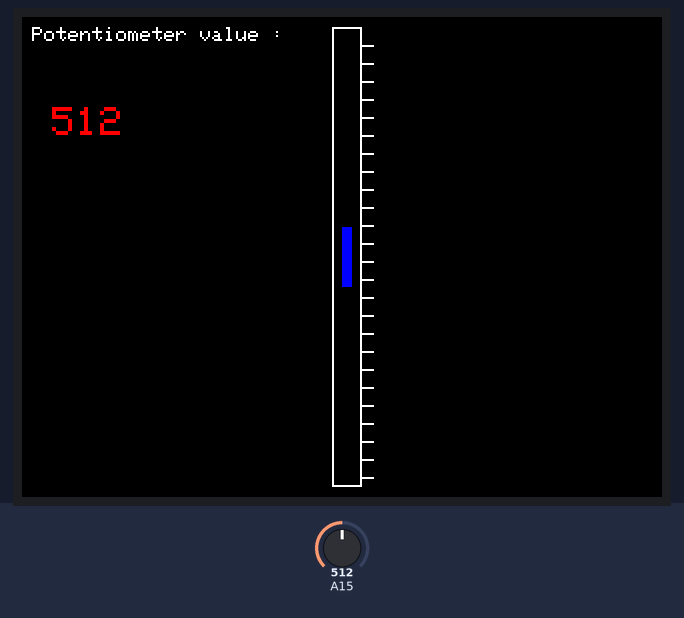
A sketch run on a simulated Arduino Mega 2560, built with avr-gcc and run on an emulated ATmega2560. Parts: 320×240 colour display. The test bench sets the inputs (shaded band); at power-on: A15 = 512.

Above: at 0.39 s.
1.5 s: A15 set to 716
4.5 s: A15 set to 900
7.5 s: A15 set to 1023
Timing chart, 0 to 10.5 s (numbered marks = the images above; inputs shaded):
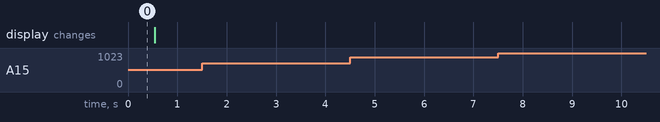

The sketch:

sketch_may24a.ino
```cpp
#include <Elegoo_GFX.h>
#include <Elegoo_TFTLCD.h>

#define LCD_CS A9 //
#define LCD_CD A12 //
#define LCD_WR A10 //
#define LCD_RD A11 //
#define LCD_RESET A8 //

#define  BLACK   0x0000
#define BLUE    0x001F
#define RED     0xF800
#define GREEN   0x07E0
#define CYAN    0x07FF
#define MAGENTA 0xF81F
#define YELLOW  0xFFE0
#define WHITE   0xFFFF

Elegoo_TFTLCD tft(LCD_CS, LCD_CD, LCD_WR, LCD_RD, LCD_RESET);

void setup(void) {
tft.reset();
tft.begin(0x9341);
tft.fillScreen(BLACK);
tft.setRotation(1);
tft.setCursor(5, 5);
tft.setTextColor(WHITE);
tft.setTextSize(1);
tft.println("Potentiometer value :");

tft.drawRect(155, 5, 15, 230, WHITE);
tft.drawLine(170, 230, 175, 230, WHITE);
tft.drawLine(170, 221, 175, 221, WHITE);
tft.drawLine(170, 212, 175, 212, WHITE);
tft.drawLine(170, 203, 175, 203, WHITE);
tft.drawLine(170, 194, 175, 194, WHITE);
tft.drawLine(170, 185, 175, 185, WHITE);
tft.drawLine(170, 176, 175, 176, WHITE);
tft.drawLine(170, 167, 175, 167, WHITE);
tft.drawLine(170, 158, 175, 158, WHITE);
tft.drawLine(170, 149, 175, 149, WHITE);
tft.drawLine(170, 140, 175, 140, WHITE);
tft.drawLine(170, 131, 175, 131, WHITE);
tft.drawLine(170, 122, 175, 122, WHITE);
tft.drawLine(170, 113, 175, 113, WHITE);
tft.drawLine(170, 104, 175, 104, WHITE);
tft.drawLine(170, 95, 175, 95, WHITE);
tft.drawLine(170, 86, 175, 86, WHITE);
tft.drawLine(170, 77, 175, 77, WHITE);
tft.drawLine(170, 68, 175, 68, WHITE);
tft.drawLine(170, 59, 175, 59, WHITE);
tft.drawLine(170, 50, 175, 50, WHITE);
tft.drawLine(170, 41, 175, 41, WHITE);
tft.drawLine(170, 32, 175, 32, WHITE);
tft.drawLine(170, 23, 175, 23, WHITE);
tft.drawLine(170, 14, 175, 14, WHITE);

}
void loop(void) {

int x = analogRead(A15);
int b = map(x, 0,1024,10,200);

unsigned long start = micros();

tft.setCursor(15, 45);
tft.setTextColor(RED);
tft.setTextSize(2);
tft.println(x);
tft.fillRect(160, b, 5, 30, BLUE);
delay(20);
tft.fillRect(160, b, 5, 30, BLACK);
tft.fillRect(15, 45, 50, 55, BLACK);
return micros() - start;
}
```

Measured:
- after the input at 1.5 s, every drawn part: stays the same
- after the input at 4.5 s, every drawn part: stays the same
- after the input at 7.5 s, every drawn part: stays the same
